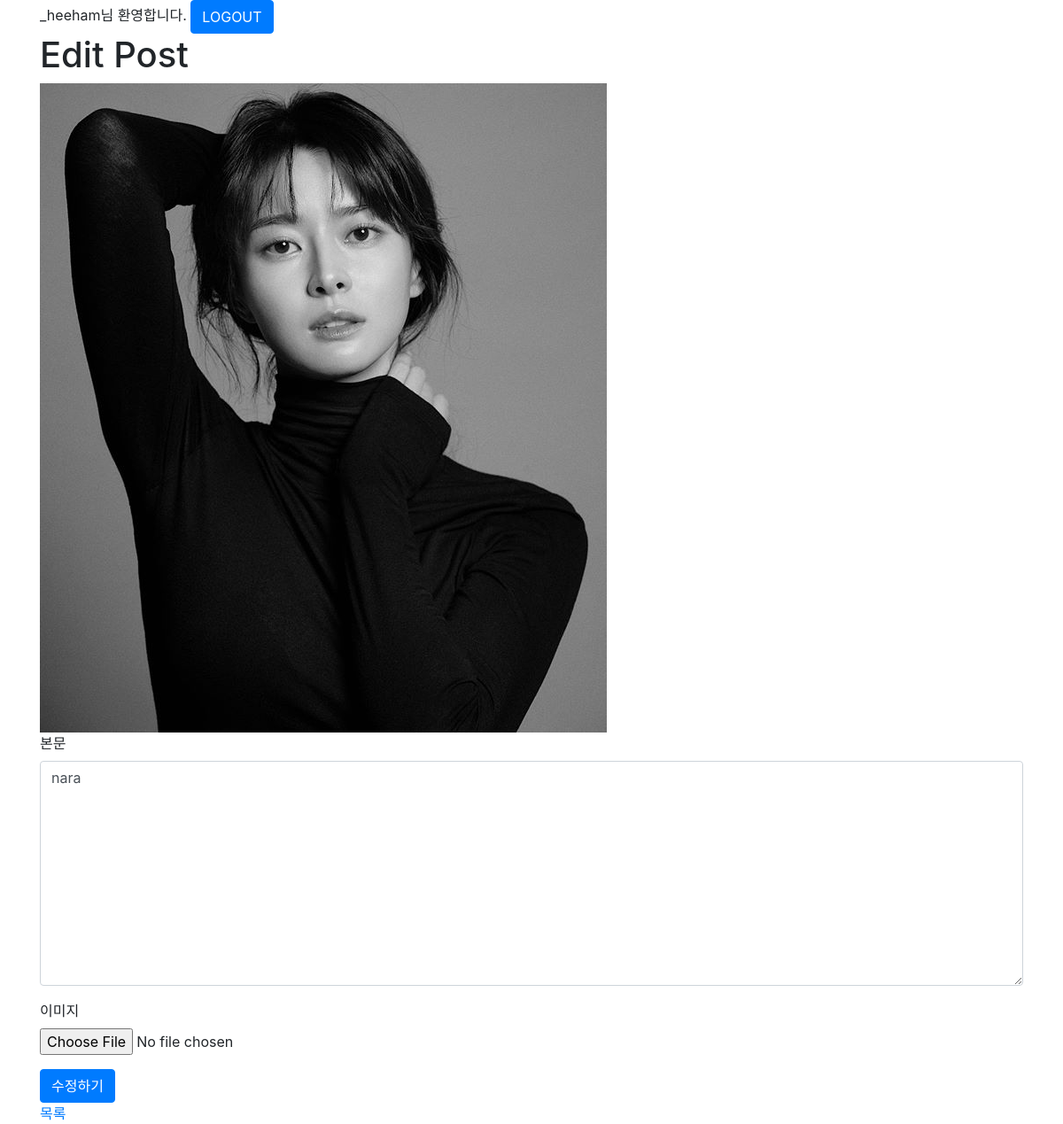
Screenshot of /posts/5/edit/ (signed in) with the database file from the repository.
### posts/models.py (models this page shows, shortened)
class Post(models.Model):
    user = models.ForeignKey(User, on_delete=models.CASCADE, null=False)
    body = models.TextField()
    image = models.ImageField(upload_to='post', null=True)
    created_at = models.DateTimeField()
    liked_users = models.ManyToManyField(User, related_name='liked_posts')

### posts/views.py (the view)
# urls.py: path('<int:post_id>/edit/', views.edit, name='edit'),
@login_required
def edit(request, post_id):
    try:
        post = Post.objects.get(id=post_id, user=request.user)
    except Post.DoesNotExist:
        return redirect('posts:index')
    context = {'post': post}
    return render(request, 'posts/edit.html', context)

### posts/templates/posts/edit.html (shortened to what this page needs)
{% extends "base.html" %}
{% load static %}
{% block style %}
  <link rel="stylesheet" href="{% static 'posts/style.css'%}" />
{% endblock %}
{% block content %}
  <div class="container">
    <h1>Edit Post</h1>
    {% if post.image %}
      <div>
        <img src="{{ post.image.url }}" alt="Post Image" />
      </div>
    {% endif %}
    <form action="{% url 'posts:update' post.id %}" method="POST" enctype="multipart/form-data">
      <div class="form-group">
        <label for="body">본문</label>
        <textarea class="form-control" id="body" cols="40" rows="10" name="body">{{ post.body }}</textarea>
      </div>
      <div class="form-group">
        <label for="image">이미지</label>
        <input type="file" class="form-control-file" id="image" name="image" />
      </div>
      <button type="submit" class="btn btn-primary">수정하기</button>
    </form>
    <a href="{% url 'posts:index' %}">목록</a>
  </div>
{% endblock %}

### templates/base.html (shortened to what this page needs)
{% load static %}
<!DOCTYPE html>
<html lang="ko">
  <head>
    <link rel="stylesheet" href="{% static 'style.css'%}" />
    <link rel="stylesheet" href="https://cdn.jsdelivr.net/npm/bootstrap@4.5.3/dist/css/bootstrap.min.css"
>
    {% block style %}
    {% endblock %}
  </head>
  <body>
    {% if user.is_authenticated %}
      <div class="container">
        <form action="{% url 'accounts:logout' %}" method="POST">
          {{ user.get_username }}님 환영합니다.
          <button type="submit" class="btn btn-primary">LOGOUT</button>
        </form>
      </div>
    {% endif %}
    {% block content %}
    {% endblock %}
  </body>
</html>

### static/style.css (style rules this page uses)
* { margin: 0px; padding: 0px; box-sizing: border-box; }

### rows the page displays
Post: image (picture), body "nara"

### other values shown
{{ user.get_username }} "_heeham"
